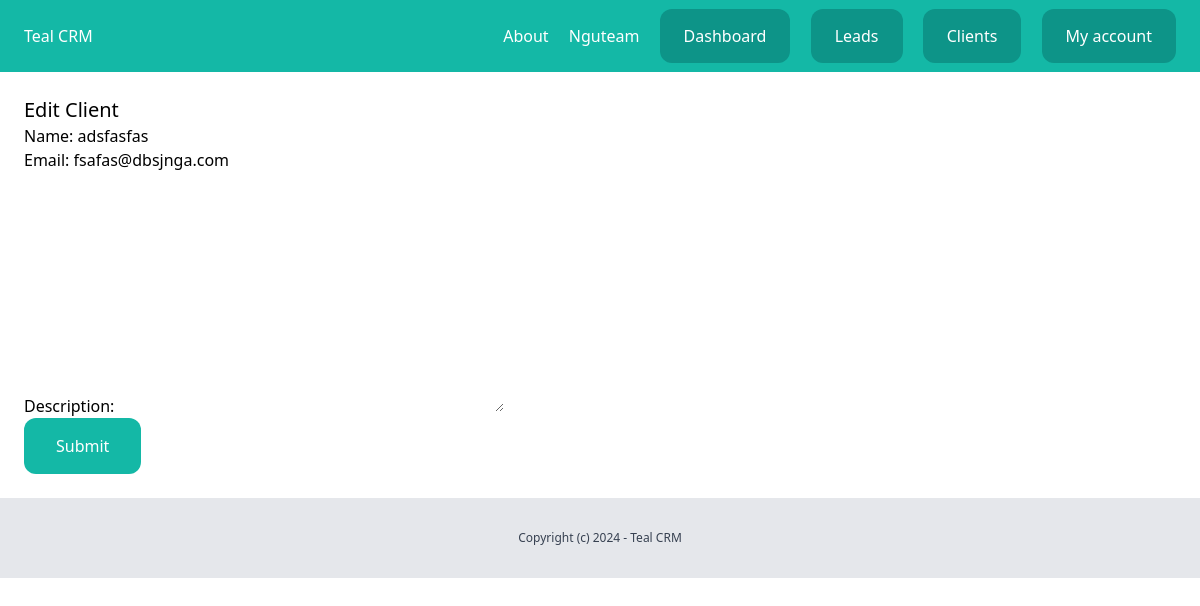
Page /dashboard/clients/6/edit/ (signed in) on the committed database.
### team/models.py (models this page shows, shortened)
class Team(models.Model):
    plan = models.ForeignKey(Plan, related_name='teams', blank=True, null=True, on_delete=models.CASCADE)
    name = models.CharField(max_length=100)
    members = models.ManyToManyField(User, related_name='teams')
    created_by = models.ForeignKey(User, related_name='created_teams', on_delete=models.CASCADE)
    created_at = models.DateTimeField(auto_now_add=True)

### client/models.py (models this page shows, shortened)
class Client(models.Model):
    team = models.ForeignKey(Team, related_name="clients", on_delete=models.CASCADE)
    name = models.CharField(max_length=255)
    email = models.EmailField()
    description = models.TextField(blank=True, null=True)
    created_by = models.ForeignKey(User, related_name='clients', on_delete=models.CASCADE)
    created_at = models.DateTimeField(auto_now_add=True)
    modified_at = models.DateTimeField(auto_now=True)
    class Meta:
        ordering = ('name',)

### client/views.py (the view)
# urls.py: path('<int:pk>/edit/', views.client_edit, name="edit"),
@login_required
def client_edit(request, pk):
    client=get_object_or_404(Client, created_by=request.user, pk=pk)
    if request.method == "POST":
        form = AddClientForm(request.POST, instance=client)
        if form.is_valid():
            form.save()
            messages.success(request, 'The client was saved.')
            return redirect('clients:list')
    else:
        form = AddClientForm(instance=client)
    return render(request, 'client/client_edit.html', {
        'form': form,
    })

### client/forms.py
class AddClientForm(forms.ModelForm):
    class Meta:
        model = Client
        fields = ('name', 'email', 'description', )

### team/context_processors.py (called while the page is built)
def active_team(request):
    if request.user.is_authenticated:
        if request.user.userprofile.active_team:
            active_team = request.user.userprofile.active_team
        else:
            active_team = Team.objects.filter(created_by=request.user)[0]
    else:
        active_team = None
    return {'active_team': active_team}

### client/templates/client/client_edit.html (shortened to what this page needs)
{% extends "core/base.html" %}
{% block content %}
<div class="py-6 px-6">
    <h1 class="text-xl">Edit Client</h1>
    <form method="POST" action=".">
        {{form.as_p}}
        <button class="py-4 px-8 bg-teal-500 text-white rounded-xl">Submit</button>
    </form>
</div>
{% endblock content %}

### core/templates/core/partials/nav.html
<nav class="py-6 px-6 flex justify-between bg-teal-500">
    <a href="/" class="text-white">Teal CRM</a>
    <div class="space-x-4">
        <a href="{% url 'about' %}" class="text-white">About</a>
        {% if request.user.is_authenticated %}
            <a href="{% url 'team:detail' active_team.id %}" class="text-white">{{ active_team.name }}</a>
            <a href="{% url 'dashboard:dashboard' %}" class="py-4 px-6 bg-teal-600 rounded-xl text-white">Dashboard</a>
            <a href="{% url 'leads:list' %}" class="py-4 px-6 bg-teal-600 rounded-xl text-white">Leads</a>
            <a href="{% url 'clients:list' %}" class="py-4 px-6 bg-teal-600 rounded-xl text-white">Clients</a>
            <a href="{% url 'userprofile:myaccount' %}" class="py-4 px-6 bg-teal-600 rounded-xl text-white">My account</a>
        {% else %}
            <a href="{% url 'login' %}" class="py-4 px-6 bg-teal-600 rounded-xl text-white">Log in</a>
            <a href="{% url 'userprofile:signup' %}" class="py-4 px-6 bg-teal-300 rounded-xl text-white">Sign up</a>
        {% endif %}
    </div>
</nav>

### rows in the picture
Team: name "Nguteam"
Client: name "adsfasfas", email "fsafas@dbsjnga.com"
